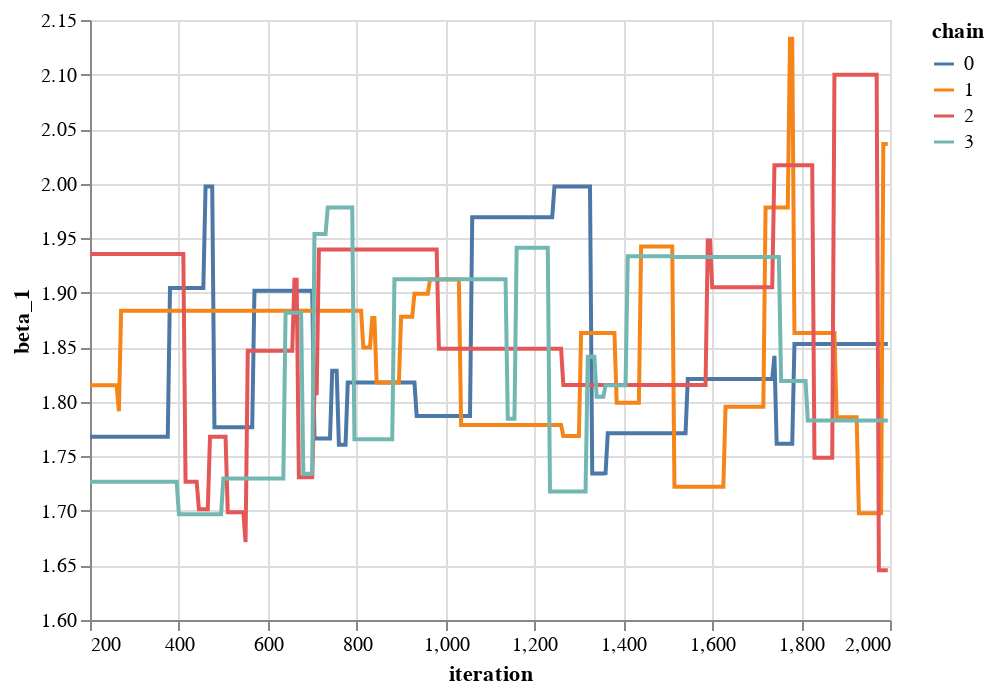

The code cell stored with this chart in its notebook:
### Code cell
altair.Chart(
    df_samples.loc[lambda df: df["iteration"] >= 200].iloc[::5]
).mark_line().encode(
    altair.X("iteration"),
    altair.Y("beta_1", scale=altair.Scale(zero=False)),
    altair.Color("chain:N"),
)

### Figure 1 — Vega-Lite specification as saved in the notebook (floating-point values rounded to 4 significant figures; data arrays with more than 128 entries replaced by an {"elided": "..."} marker saying what was removed)
{"config": {"view": {"continuousWidth": 400, "continuousHeight": 300}}, "data": {"name": "data-8575ea23e304b49e5550b6ce8b5fb853"}, "mark": "line", "encoding": {"color": {"field": "chain", "type": "nominal"}, "x": {"field": "iteration", "type": "quantitative"}, "y": {"field": "beta_1", "scale": {"zero": false}, "type": "quantitative"}}, "$schema": "https://vega.github.io/schema/vega-lite/v4.17.0.json", "datasets": {"data-8575ea23e304b49e5550b6ce8b5fb853": {"elided": "1440 records"}}}
